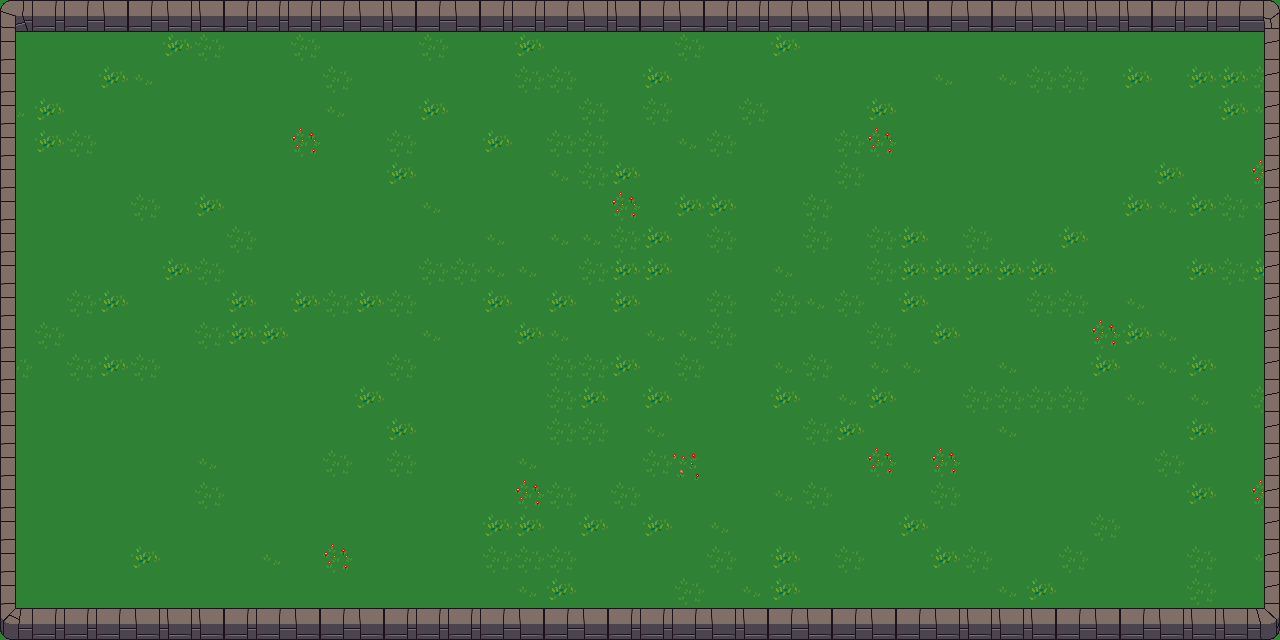

Tiled map render using the project's own tile images. Description and the whole map definition, tile-layer contents included, below:
An orthogonal 40x20 tile map with 32x32 px tiles, 2 tile layers (Grass, Wall).

<map version="1.0" tiledversion="1.1.3" orientation="orthogonal" renderorder="right-down" width="40" height="20" tilewidth="32" tileheight="32" infinite="0" nextobjectid="1">
 <tileset firstgid="1" source="Tileset1.tsx" />
 <layer name="Grass" width="40" height="20">
  <data encoding="csv">
311,311,311,311,311,311,311,182,311,311,311,311,311,311,184,311,311,311,311,311,311,183,311,311,311,311,184,311,311,311,311,311,311,311,311,311,311,311,184,311,
311,311,311,311,311,182,183,311,311,183,311,311,311,183,311,311,182,311,311,311,311,183,311,311,182,311,119,311,311,311,311,311,311,311,311,311,311,311,311,311,
311,311,311,182,184,311,311,311,311,311,183,311,311,311,311,311,183,183,311,311,182,311,311,311,311,311,119,311,311,184,119,184,183,183,311,182,311,182,182,183,
184,182,119,311,311,311,311,311,311,311,184,311,311,182,119,119,311,311,183,311,183,311,311,183,311,119,119,182,311,311,311,311,311,311,311,311,311,311,182,184,
311,182,183,311,311,311,311,311,311,375,311,311,183,311,311,182,311,183,183,119,311,184,183,119,119,311,183,375,311,311,311,311,311,311,311,311,311,311,311,311,
311,311,311,311,311,311,311,311,311,311,311,311,182,311,311,311,311,184,183,182,311,311,311,311,311,311,183,311,311,311,311,311,311,311,311,119,182,311,311,375,
311,311,311,311,183,311,182,119,311,311,311,311,311,184,311,311,311,311,119,375,311,182,182,119,119,183,311,311,311,311,311,311,311,119,119,182,184,182,183,184,
311,311,311,311,311,311,311,183,311,311,311,311,311,311,119,184,119,184,184,183,182,311,183,311,311,183,311,183,182,311,183,119,311,182,311,311,311,311,311,311,
311,311,311,311,119,182,183,311,311,311,311,311,311,183,183,184,184,119,183,182,182,119,311,311,184,311,311,183,182,182,182,182,182,311,311,311,311,182,183,182,
311,311,183,182,311,311,311,182,311,182,183,182,183,119,311,182,311,182,119,182,311,119,183,119,183,184,183,311,182,311,311,311,183,183,119,184,311,119,311,311,
119,183,311,311,311,311,183,182,182,311,311,119,311,184,311,311,182,184,311,311,184,184,183,311,311,311,311,183,311,182,119,311,311,311,375,182,184,311,311,311,
183,119,183,182,183,311,311,311,311,311,119,311,183,311,311,311,311,183,183,182,119,183,119,311,184,183,311,184,184,119,119,184,311,311,182,311,184,182,311,311,
311,311,311,311,311,311,311,311,119,311,311,182,311,311,311,311,311,183,182,311,182,311,119,311,182,311,184,182,311,311,183,183,183,183,119,184,311,184,119,183,
311,311,311,311,311,311,311,311,311,311,119,311,182,311,311,311,311,183,183,311,184,119,311,311,119,183,182,311,311,311,311,184,119,311,311,311,311,182,311,311,
311,311,311,311,311,311,184,311,311,311,183,311,183,311,311,311,184,119,311,119,183,376,311,311,311,119,311,375,311,375,311,311,311,311,311,311,183,311,311,311,
311,311,311,311,311,311,183,311,311,119,311,311,311,311,311,311,375,183,311,183,311,311,311,119,184,183,311,119,311,183,311,311,311,311,311,311,311,182,311,375,
311,311,311,311,311,119,311,311,311,311,311,311,311,311,311,182,182,119,182,311,182,311,184,119,119,119,311,311,182,311,311,311,311,311,183,311,311,311,311,311,
311,311,311,311,182,311,311,311,184,311,375,311,311,311,311,183,183,183,311,311,311,311,183,311,182,311,183,311,311,182,183,311,311,183,311,311,311,183,311,184,
311,311,311,311,119,311,311,311,119,311,311,311,311,311,311,311,184,182,311,311,311,183,311,184,182,311,311,311,311,311,311,184,182,311,311,311,311,183,311,119,
311,311,311,183,311,311,311,311,182,311,311,311,311,311,182,311,119,184,311,184,311,183,183,311,119,311,311,311,184,184,183,311,119,119,311,311,311,184,311,119
</data>
 </layer>
 <layer name="Wall" width="40" height="20">
  <data encoding="csv">
853,857,857,856,857,856,856,857,857,857,857,856,856,857,856,857,857,857,856,856,857,856,857,857,857,856,856,856,856,857,856,857,856,856,856,856,857,857,857,855,
885,0,0,0,0,0,0,0,0,0,0,0,0,0,0,0,0,0,0,0,0,0,0,0,0,0,0,0,0,0,0,0,0,0,0,0,0,0,0,887,
885,0,0,0,0,0,0,0,0,0,0,0,0,0,0,0,0,0,0,0,0,0,0,0,0,0,0,0,0,0,0,0,0,0,0,0,0,0,0,887,
885,0,0,0,0,0,0,0,0,0,0,0,0,0,0,0,0,0,0,0,0,0,0,0,0,0,0,0,0,0,0,0,0,0,0,0,0,0,0,887,
885,0,0,0,0,0,0,0,0,0,0,0,0,0,0,0,0,0,0,0,0,0,0,0,0,0,0,0,0,0,0,0,0,0,0,0,0,0,0,887,
885,0,0,0,0,0,0,0,0,0,0,0,0,0,0,0,0,0,0,0,0,0,0,0,0,0,0,0,0,0,0,0,0,0,0,0,0,0,0,887,
885,0,0,0,0,0,0,0,0,0,0,0,0,0,0,0,0,0,0,0,0,0,0,0,0,0,0,0,0,0,0,0,0,0,0,0,0,0,0,887,
885,0,0,0,0,0,0,0,0,0,0,0,0,0,0,0,0,0,0,0,0,0,0,0,0,0,0,0,0,0,0,0,0,0,0,0,0,0,0,887,
885,0,0,0,0,0,0,0,0,0,0,0,0,0,0,0,0,0,0,0,0,0,0,0,0,0,0,0,0,0,0,0,0,0,0,0,0,0,0,887,
885,0,0,0,0,0,0,0,0,0,0,0,0,0,0,0,0,0,0,0,0,0,0,0,0,0,0,0,0,0,0,0,0,0,0,0,0,0,0,887,
885,0,0,0,0,0,0,0,0,0,0,0,0,0,0,0,0,0,0,0,0,0,0,0,0,0,0,0,0,0,0,0,0,0,0,0,0,0,0,887,
885,0,0,0,0,0,0,0,0,0,0,0,0,0,0,0,0,0,0,0,0,0,0,0,0,0,0,0,0,0,0,0,0,0,0,0,0,0,0,887,
885,0,0,0,0,0,0,0,0,0,0,0,0,0,0,0,0,0,0,0,0,0,0,0,0,0,0,0,0,0,0,0,0,0,0,0,0,0,0,887,
885,0,0,0,0,0,0,0,0,0,0,0,0,0,0,0,0,0,0,0,0,0,0,0,0,0,0,0,0,0,0,0,0,0,0,0,0,0,0,887,
885,0,0,0,0,0,0,0,0,0,0,0,0,0,0,0,0,0,0,0,0,0,0,0,0,0,0,0,0,0,0,0,0,0,0,0,0,0,0,887,
885,0,0,0,0,0,0,0,0,0,0,0,0,0,0,0,0,0,0,0,0,0,0,0,0,0,0,0,0,0,0,0,0,0,0,0,0,0,0,887,
885,0,0,0,0,0,0,0,0,0,0,0,0,0,0,0,0,0,0,0,0,0,0,0,0,0,0,0,0,0,0,0,0,0,0,0,0,0,0,887,
885,0,0,0,0,0,0,0,0,0,0,0,0,0,0,0,0,0,0,0,0,0,0,0,0,0,0,0,0,0,0,0,0,0,0,0,0,0,0,887,
885,0,0,0,0,0,0,0,0,0,0,0,0,0,0,0,0,0,0,0,0,0,0,0,0,0,0,0,0,0,0,0,0,0,0,0,0,0,0,887,
917,857,857,857,856,856,856,857,857,856,857,856,857,857,857,857,856,857,856,857,857,857,856,856,857,856,857,856,857,856,856,856,856,857,856,857,856,856,856,919
</data>
 </layer>
</map>
